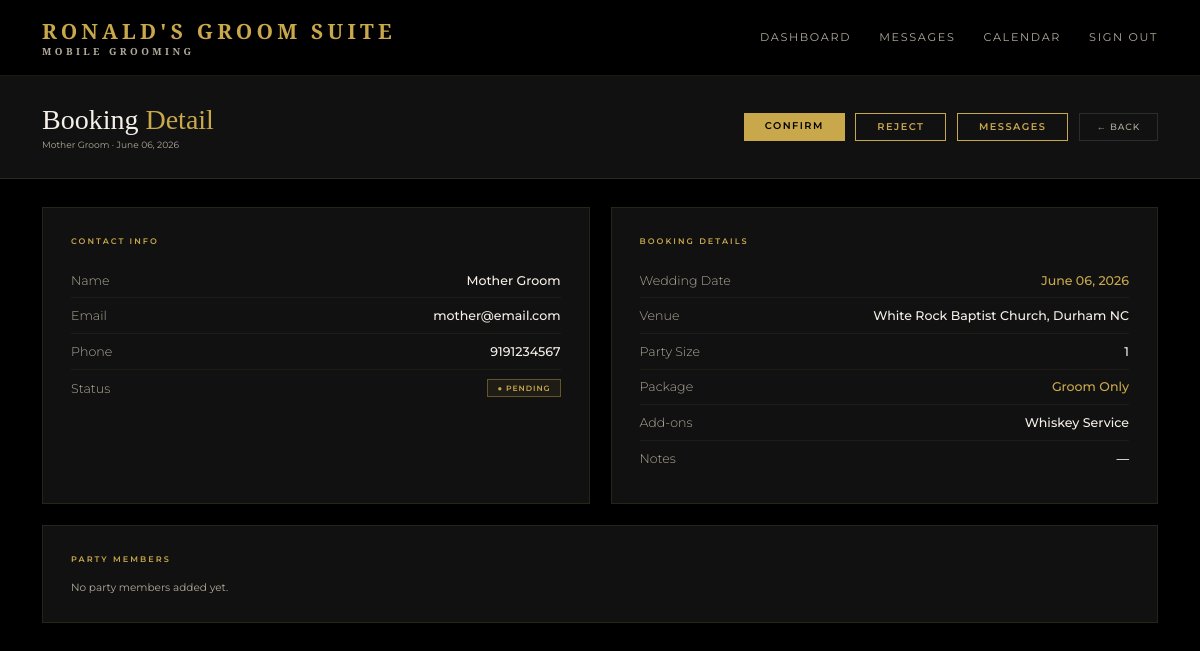
Page /admin/booking/1 (signed in) on the earlier database version.
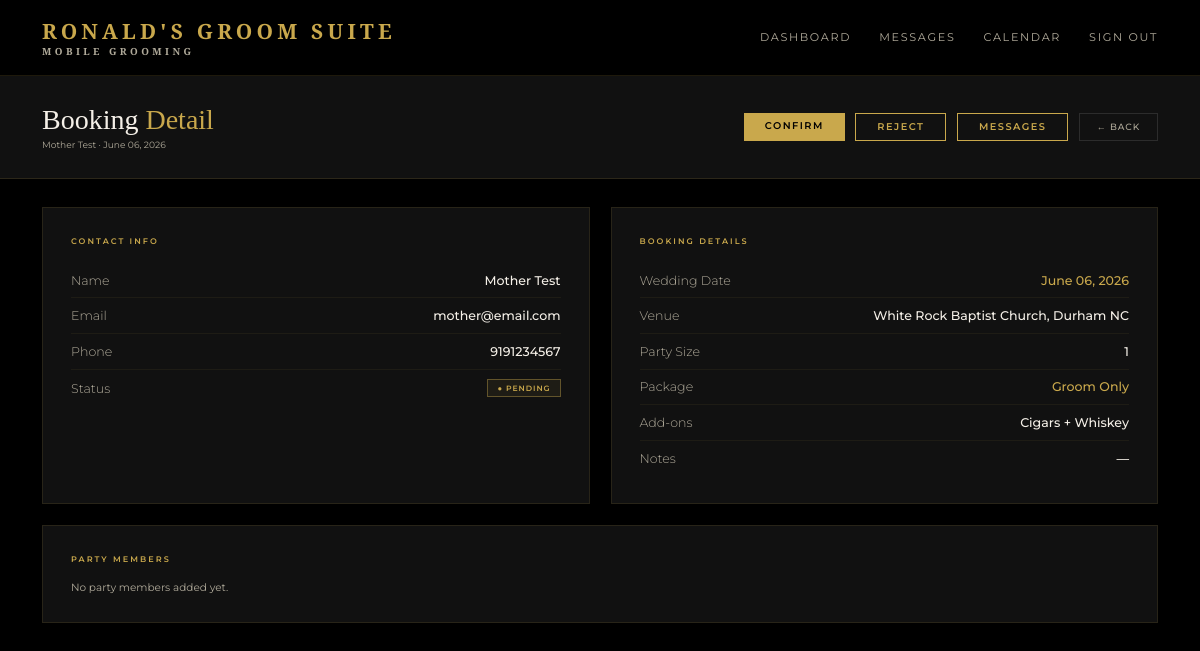
Same page on the later database version.
### models.py (models this page shows)
class User(UserMixin, db.Model):
    id = db.Column(db.Integer, primary_key=True)
    name = db.Column(db.String(100), nullable=False)
    email = db.Column(db.String(120), unique=True, nullable=False)
    password = db.Column(db.String(200), nullable=False)
    role = db.Column(db.String(20), default='client')
    phone = db.Column(db.String(20))
    password_changed = db.Column(db.Boolean, default=False)
    bookings = db.relationship('Booking', backref='client', lazy=True)

class Booking(db.Model):
    id = db.Column(db.Integer, primary_key=True)
    wedding_date = db.Column(db.String(50), nullable=False)
    venue = db.Column(db.String(200), nullable=False)
    start_time = db.Column(db.String(20))
    party_size = db.Column(db.Integer, default=1)
    package = db.Column(db.String(100))
    addons = db.Column(db.String(200))
    notes = db.Column(db.Text)
    status = db.Column(db.String(20), default='pending')
    created_at = db.Column(db.DateTime, default=datetime.utcnow)
    user_id = db.Column(db.Integer, db.ForeignKey('user.id'), nullable=False)
    party_members = db.relationship('PartyMember', backref='booking', lazy=True)
    messages = db.relationship('Message', backref='booking_messages', lazy=True, foreign_keys='Message.booking_id')

### routes.py (the view)
    @app.route('/admin/booking/<int:id>')
    @login_required
    @admin_required
    def booking_detail(id):
        booking = Booking.query.get_or_404(id)
        return render_template('admin/booking_detail.html', booking=booking)

### app.py (called while the page is built)
@app.template_filter('format_date')
def format_date(value):
    try:
        return datetime.strptime(value, '%Y-%m-%d').strftime('%B %d, %Y')
    except:
        return value

### routes.py (called while the page is built)
def admin_required(f):
    @wraps(f)
    def decorated_function(*args, **kwargs):
        if not current_user.is_authenticated or current_user.role != 'admin':
            return redirect(url_for('index'))
        return f(*args, **kwargs)
    return decorated_function

### templates/admin/booking_detail.html (shortened to what this page needs)
{% extends 'base.html' %}
{% block content %}
<div class="admin-header">
  <div>
    <h1 class="admin-title">Booking <span>Detail</span></h1>
    <p class="admin-meta">{{ booking.client.name }} · {{ booking.wedding_date | format_date }}</p>
  </div>
  <div style="display:flex;gap:0.75rem;">
    {% if booking.status == 'pending' %}
    <a href="{{ url_for('confirm_booking', id=booking.id) }}" class="btn-gold" style="width:auto;padding:0.55rem 1.5rem;">Confirm</a>
    <a href="{{ url_for('reject_booking', id=booking.id) }}" class="btn-outline" style="padding:0.55rem 1.5rem;">Reject</a>
    {% elif booking.status == 'confirmed' %}
    <a href="{{ url_for('admin_cancel_booking', id=booking.id) }}" class="btn-outline" style="padding:0.55rem 1.5rem;border-color:#e74c3c;color:#e74c3c;">Cancel Booking</a>
    {% endif %}
    <a href="{{ url_for('admin_messages', id=booking.id) }}" class="btn-outline" style="padding:0.55rem 1.5rem;">Messages</a>
    <a href="{{ url_for('admin_dashboard') }}" class="btn-ghost">← Back</a>
  </div>
</div>
<div class="portal-body">
  <div class="portal-card">
    <div class="portal-card-title">Contact Info</div>
    <div class="detail-row">
      <span class="detail-label">Name</span>
      <span class="detail-value">{{ booking.client.name }}</span>
    </div>
    <div class="detail-row">
      <span class="detail-label">Email</span>
      <span class="detail-value">{{ booking.client.email }}</span>
    </div>
    <div class="detail-row">
      <span class="detail-label">Phone</span>
      <span class="detail-value">{{ booking.client.phone or '—' }}</span>
    </div>
    <div class="detail-row">
      <span class="detail-label">Status</span>
      <span class="badge badge-{{ booking.status }}">● {{ booking.status|capitalize }}</span>
    </div>
  </div>
  <div class="portal-card">
    <div class="portal-card-title">Booking Details</div>
    <div class="detail-row">
      <span class="detail-label">Wedding Date</span>
      <span class="detail-value gold">{{ booking.wedding_date | format_date }}</span>
    </div>
    <div class="detail-row">
      <span class="detail-label">Venue</span>
      <span class="detail-value">{{ booking.venue }}</span>
    </div>
    <div class="detail-row">
      <span class="detail-label">Party Size</span>
      <span class="detail-value">{{ booking.party_size }}</span>
    </div>
    <div class="detail-row">
      <span class="detail-label">Package</span>
      <span class="detail-value gold">{{ booking.package or 'TBD' }}</span>
    </div>
    <div class="detail-row">
      <span class="detail-label">Add-ons</span>
      <span class="detail-value">{{ booking.addons or 'None' }}</span>
    </div>
    <div class="detail-row">
      <span class="detail-label">Notes</span>
      <span class="detail-value">{{ booking.notes or '—' }}</span>
    </div>
  </div>
  <div class="portal-card span-2">
    <div class="portal-card-title">Party Members</div>
  {% if booking.party_members %}
      {% for member in booking.party_members %}
      <div class="detail-row">
        <span class="detail-label">
          {{ member.name }}
          <span style="color:var(--gold-dim);font-size:0.6rem;display:block;">{{ member.role or 'Groomsman' }}</span>
        </span>
        <span class="detail-value">{{ member.service }}</span>
      </div>
      {% endfor %}
    {% else %}
      <p style="color:var(--white-dim);font-size:0.75rem;">No party members added yet.</p>
    {% endif %}
  </div>
</div>
{% endblock %}

Differences in the rows shown:
changed User "mother@email.com": client.name "Mother Groom" → "Mother Test"
changed Booking "White Rock Baptist Church, Durham NC": addons "Whiskey Service" → "Cigars + Whiskey"
